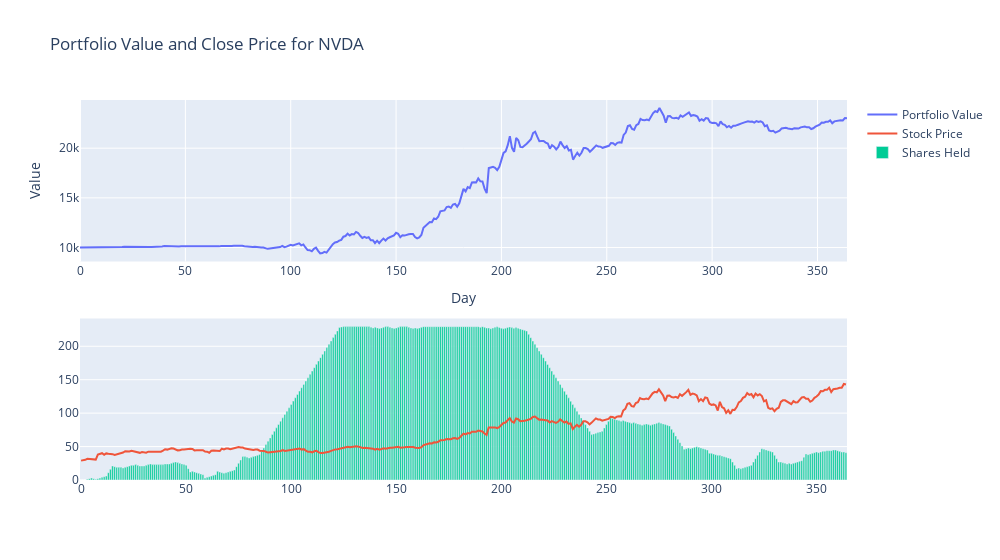

Write notebook code for a chart like this one.
### Markdown cell above
These results are for the given stock in the past year if the model was given 10,000 and the ability to trade.

### Code cell
import plotly.graph_objects as go
import plotly.subplots as sp

fig = sp.make_subplots(rows=2, cols=1)

fig.add_trace(
    go.Scatter(
        x=results['Day'],
        y=results['Portfolio Value'],
        mode='lines',
        name='Portfolio Value'
    )
)

fig.add_trace(go.Scatter(
        x=results['Day'],
        y=results['Stock Price'],
        mode='lines',
        name='Stock Price'
    ), row=2, col=1
)

fig.add_trace(go.Bar(
        x=results['Day'],
        y=results['Shares Held'],
        name='Shares Held'
    ), row=2, col=1
)

fig.update_layout(
    title=f'Portfolio Value and Close Price for {symbol}',
    xaxis_title='Day',
    yaxis_title='Value',
    hovermode='x unified', # Compare data points on hover
    width=1000,
    
)

fig.show()

### Figure 1 — Plotly figure (JSON) as saved in the notebook; plotly's stock layout.template omitted (floating-point values rounded to 4 significant figures; data arrays with more than 128 entries replaced by an {"elided": "..."} marker saying what was removed)
{"data": [{"mode": "lines", "name": "Portfolio Value", "type": "scatter", "x": {"elided": "365 int values"}, "y": {"elided": "365 float values"}}, {"mode": "lines", "name": "Stock Price", "type": "scatter", "x": {"elided": "365 int values"}, "xaxis": "x2", "y": {"elided": "365 float values"}, "yaxis": "y2"}, {"name": "Shares Held", "type": "bar", "x": {"elided": "365 int values"}, "xaxis": "x2", "y": {"elided": "365 float values"}, "yaxis": "y2"}], "layout": {"hovermode": "x unified", "title": {"text": "Portfolio Value and Close Price for NVDA"}, "width": 1000, "xaxis": {"anchor": "y", "domain": [0, 1], "title": {"text": "Day"}}, "xaxis2": {"anchor": "y2", "domain": [0, 1]}, "yaxis": {"anchor": "x", "domain": [0.575, 1], "title": {"text": "Value"}}, "yaxis2": {"anchor": "x2", "domain": [0, 0.425]}}}
